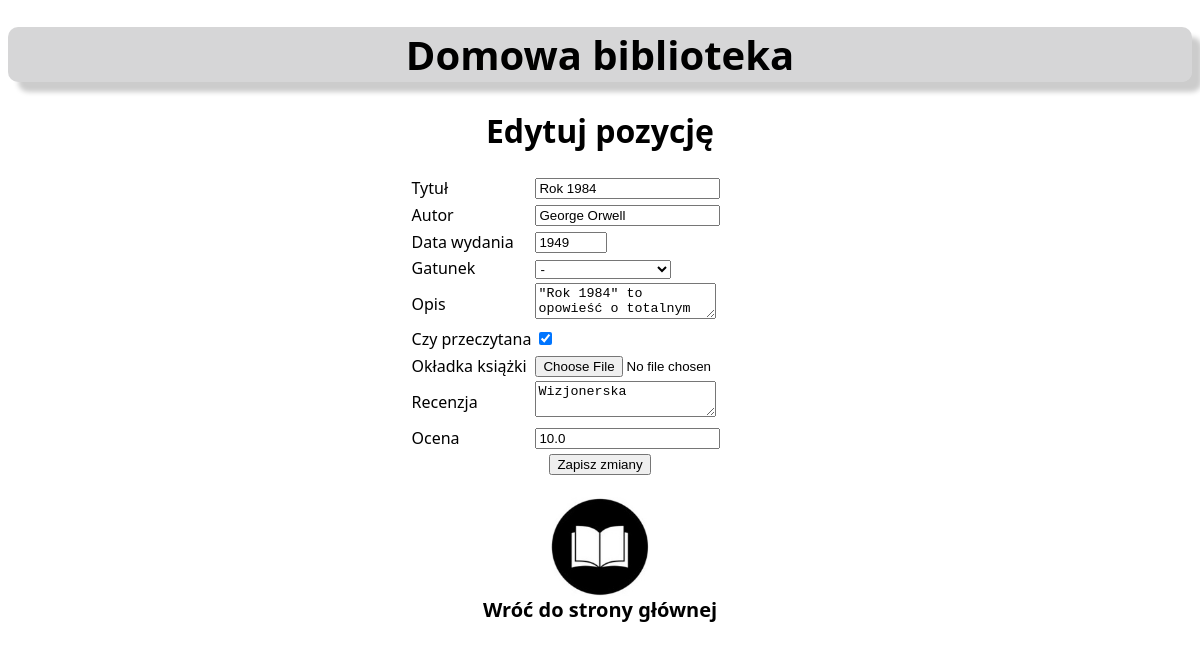
/book/reviev/1, run on an earlier commit of the app's database.
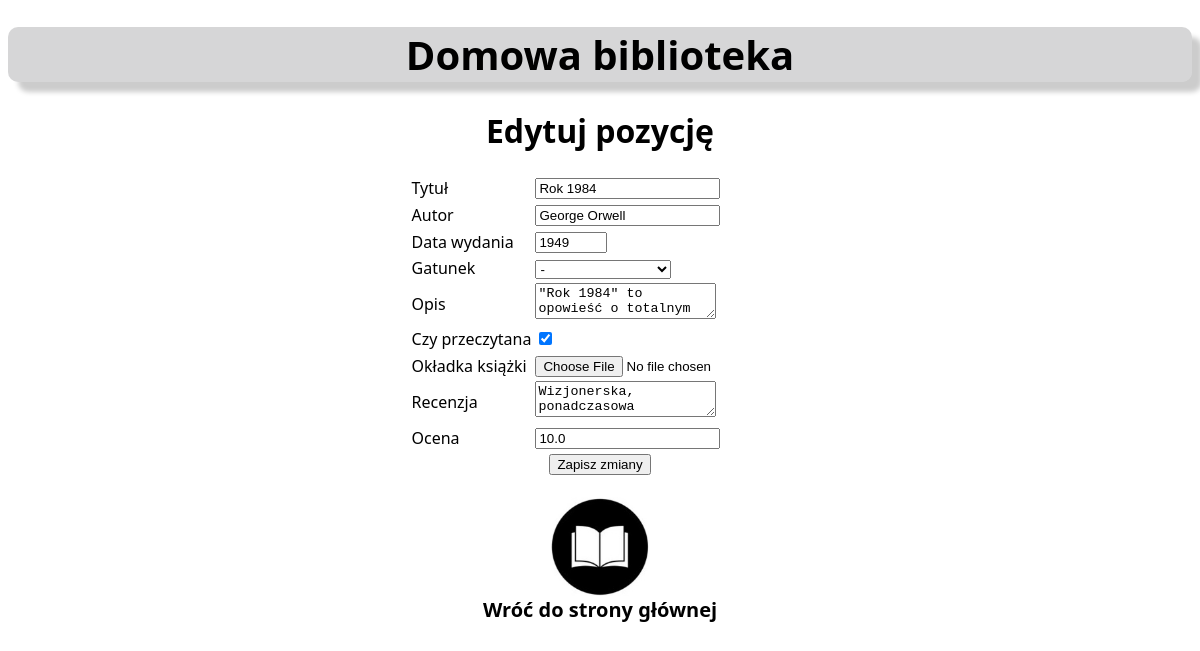
And on a later commit of the database.
### app/models.py (models this page shows)
class Books(db.Model):
    id = db.Column(db.Integer, primary_key = True)
    author_id = db.Column(db.Integer, db.ForeignKey('author.id'))
    title = db.Column(db.String(200), index=True, nullable = False)
    release_year = db.Column(db.Integer)
    genre = db.Column(db.String(200))
    description = db.Column(db.Text)
    readed = db.Column(db.Boolean, nullable = False)
    cover = db.Column(db.Text)
    reviev = db.Column(db.Text)
    score = db.Column(db.Float)
    status_id = db.relationship("Status", backref = "book")

### app/routes.py (the view)
@app.route('/book/reviev/<int:book_id>', methods = ["GET", "POST"])
def reviev(book_id):
    position = create_data_to_update(book_id)
    alternate_cover = position['cover']
    form = BookForm(data = position)
    if request.method == "POST":
        if form.validate_on_submit():
            data = image_to_string(form, (form.data), alternate_cover)
            update(book_id, data)
        return redirect(url_for('home'))
    return render_template("reviev.html", form = form,  book_id = book_id)

### app/forms.py
class BookForm(FlaskForm):
    title = StringField('Tytuł', validators = [DataRequired()])
    author = StringField('Autor', validators = [DataRequired()])
    release_year = IntegerField('Data wydania', validators=[Optional(), NumberRange( min = 1000, max = int(current_year))])
    genre = SelectField('Gatunek', choices = choices, coerce = str, validators = [Optional()])
    description = TextAreaField('Opis', default = "-", validators = [Optional()])
    readed = BooleanField('Czy przeczytana', validators = [Optional()])
    cover = FileField('Okładka książki', validators = [Optional()])
    reviev = TextAreaField('Recenzja', default = "-", validators = [Optional()])
    rate = FloatField('Ocena', validators =[Optional(), NumberRange( min = 0, max = 10,)])

### app/templates/reviev.html (shortened to what this page needs)
{% extends "parent.html" %}
{% block content %}
<div >
    <h1>Edytuj pozycję</h1>
</div>
<form method = "POST" action = "{{url_for('reviev', book_id = book_id)}}", enctype="multipart/form-data">
    <table class = "form_table">
        {% for field in form if field.widget.input_type != 'hidden' %}
            <tr>
            <td>
            {{ field.label }}
            </td>
            <td>
            {{ field }}
            </td>
            </tr>
        {% endfor %}
    </table>
    <input type = "submit", value="Zapisz zmiany"><br>
    <br>
    <a href = "{{url_for('home')}}"><img src="{{url_for('static', filename = 'book2.jpg')}}"></a><br>
    <h2>Wróć do strony głównej</h2>
</form>
{% endblock %}

What changed in the data, as far as the page shows it:
changed Books "George Orwell": reviev "Wizjonerska" → "Wizjonerska, ponadczasowa"
